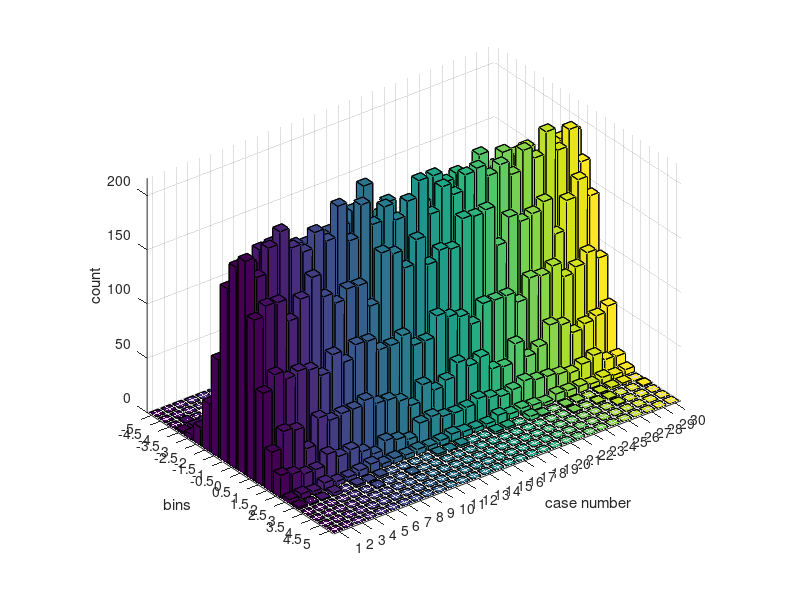

Here is the MATLAB script that generated this plot:
rng(0);
% make dummy data
ncases = 30;
N = 1000;
data = NaN(ncases, N);
for k = 1:ncases
    % generate a dummy random-normal distribution
    % with random mean and random standard deviation
    data(k, :) = randn(N, 1);
end
% generate data for histograms: 1 histogram per column
edges = [-5:0.5:5]; % bin edges
counts = histc(data, edges, 2); % specify dim 2 to act column-wise
% plot results
hf = figure;
ha = axes;
hb = bar3(edges, counts.'); % note the transpose to get the colors right
xlabel('case number')
ylabel('bins');
zlabel('count');